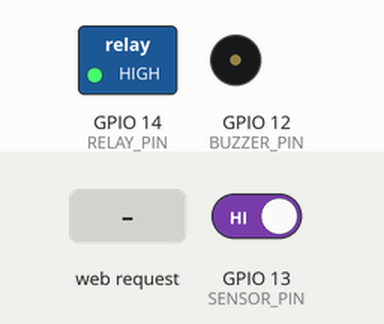
Recording of a sketch running on a simulated ESP32. Parts: switched loads named in the sketch (green lamp = pin HIGH), buzzer (waves = sounding, pin HIGH). The inputs (shaded band) are chosen by the test bench; at power-on: GPIO 13 (SENSOR_PIN) HIGH. WiFi joins after 1.5 s; servers stay silent unless stated; what the sketch prints to the serial monitor is not drawn.

Above: at 2.7 s.
2.8 s: HTTP request GET /open received
At 4.0 s:
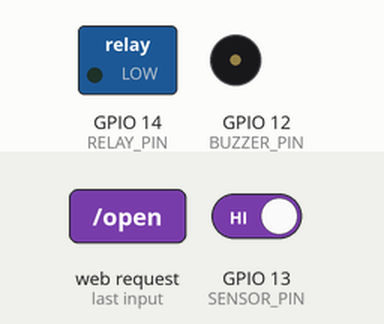
4.3 s: GPIO 13 (SENSOR_PIN) driven LOW
At 6.2 s:
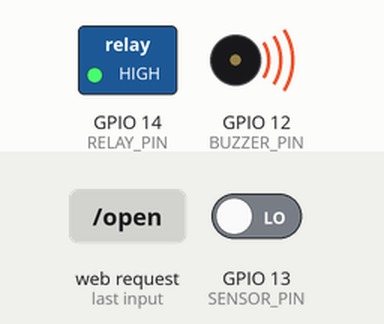
7.3 s: GPIO 13 (SENSOR_PIN) driven HIGH
At 8.3 s:
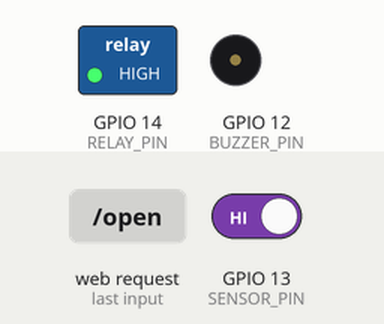
Timing chart, 0 to 10.3 s (numbered marks = the images above; inputs shaded):
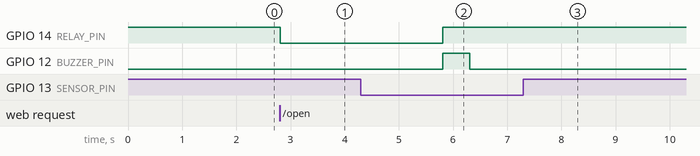

Measured:
- after the input at 2.8 s, GPIO 14 (RELAY_PIN): HIGH → LOW at once
- after the input at 4.3 s, GPIO 12 (BUZZER_PIN): LOW → HIGH after 1.5 s, → LOW 0.50 s later
- after the input at 7.3 s, GPIO 12 (BUZZER_PIN): stops changing and stays LOW

The sketch:

esp32_doorbell.ino
```cpp
#include <WiFi.h>
#include <WebServer.h>

const char* ssid = "Harshal";         // <-- CHANGE THIS
const char* password = "harsh150allsmall"; // <-- CHANGE THIS

// Define ESP32-CAM Pins
const int BUZZER_PIN = 12;
const int SENSOR_PIN = 13;
const int RELAY_PIN = 14;

WebServer server(80);

void lockDoor() {
  digitalWrite(RELAY_PIN, HIGH);
}

void unlockDoor() {
  digitalWrite(RELAY_PIN, LOW);
}

void handleOpen() {
  Serial.println("\n>>>>>>>>>>>>>>>>>>>>>>>>>>>>>>>>>>>>>>>>>>>>");
  Serial.println("🟢 SUCCESS: PYTHON AND ESP32 ARE COMMUNICATING!");
  Serial.println(">>>>>>>>>>>>>>>>>>>>>>>>>>>>>>>>>>>>>>>>>>>>\n");


  server.send(200, "text/plain", "Door Unlocked");

  unlockDoor();
  delay(3000);
  lockDoor();
}


void setup() {
  Serial.begin(115200);

  pinMode(BUZZER_PIN, OUTPUT);
  pinMode(SENSOR_PIN, INPUT_PULLUP);

  pinMode(RELAY_PIN, OUTPUT_OPEN_DRAIN);
  lockDoor();

  // Wi-Fi Connection Loop
  Serial.print("Connecting to Wi-Fi");
  WiFi.begin(ssid, password);

  int attempts = 0;
  while (WiFi.status() != WL_CONNECTED) {
    delay(500);
    Serial.print(".");
    attempts++;
    if(attempts % 10 == 0) {
        Serial.println(" Still trying... check WiFi name/password!");
    }
  }

  Serial.println("\n✅ WiFi connected!");
  Serial.print("IMPORTANT: Your ESP32-CAM IP Address is: ");
  Serial.println(WiFi.localIP());

  server.on("/open", handleOpen);
  server.begin();
}


void loop() {
  server.handleClient();

  if (digitalRead(SENSOR_PIN) == LOW) {
    digitalWrite(BUZZER_PIN, HIGH);
    delay(500);
    digitalWrite(BUZZER_PIN, LOW);
    delay(3000);
  }
}
```
